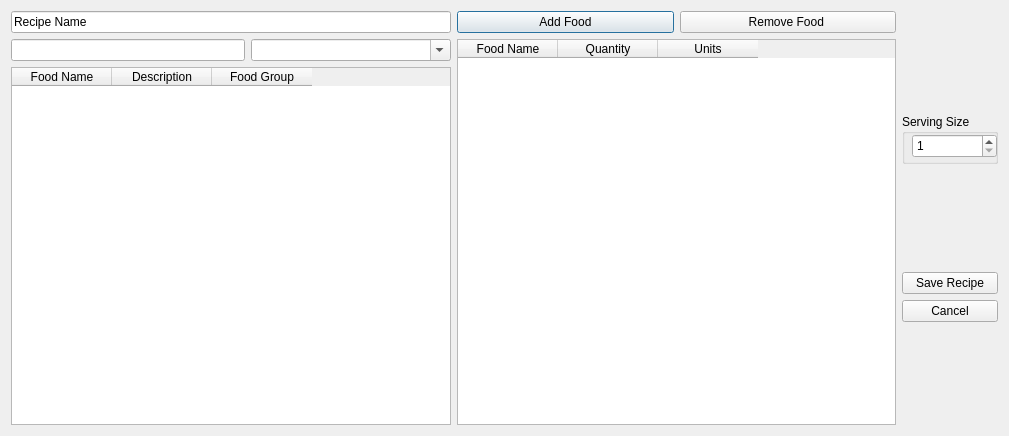
<?xml version="1.0" encoding="UTF-8"?>
<ui version="4.0">
 <class>recipeWindowDialog</class>
 <widget class="QDialog" name="recipeWindowDialog">
  <property name="geometry">
   <rect>
    <x>0</x>
    <y>0</y>
    <width>1009</width>
    <height>436</height>
   </rect>
  </property>
  <property name="windowTitle">
   <string>Dialog</string>
  </property>
  <layout class="QHBoxLayout" name="horizontalLayout">
   <item>
    <layout class="QVBoxLayout" name="queryLayout">
     <item>
      <widget class="QLineEdit" name="recipeNameLineEdit">
       <property name="text">
        <string>Recipe Name</string>
       </property>
      </widget>
     </item>
     <item>
      <layout class="QHBoxLayout" name="queryInputLayout">
       <item>
        <widget class="QLineEdit" name="queryLineEdit"/>
       </item>
       <item>
        <widget class="QComboBox" name="foodGroupComboBox">
         <property name="enabled">
          <bool>true</bool>
         </property>
         <property name="minimumSize">
          <size>
           <width>200</width>
           <height>0</height>
          </size>
         </property>
         <property name="editable">
          <bool>true</bool>
         </property>
        </widget>
       </item>
      </layout>
     </item>
     <item>
      <widget class="QTableWidget" name="resultTableWidget">
       <property name="selectionMode">
        <enum>QAbstractItemView::SingleSelection</enum>
       </property>
       <property name="selectionBehavior">
        <enum>QAbstractItemView::SelectRows</enum>
       </property>
       <property name="verticalScrollMode">
        <enum>QAbstractItemView::ScrollPerItem</enum>
       </property>
       <property name="sortingEnabled">
        <bool>true</bool>
       </property>
       <column>
        <property name="text">
         <string>Food Name</string>
        </property>
       </column>
       <column>
        <property name="text">
         <string>Description</string>
        </property>
       </column>
       <column>
        <property name="text">
         <string>Food Group</string>
        </property>
       </column>
      </widget>
     </item>
    </layout>
   </item>
   <item>
    <layout class="QVBoxLayout" name="foodRecordLayout">
     <item>
      <layout class="QHBoxLayout" name="horizontalLayout_2">
       <item>
        <widget class="QPushButton" name="removeFoodPushButton">
         <property name="text">
          <string>Add Food</string>
         </property>
        </widget>
       </item>
       <item>
        <widget class="QPushButton" name="addFoodPushButton">
         <property name="text">
          <string>Remove Food </string>
         </property>
        </widget>
       </item>
      </layout>
     </item>
     <item>
      <widget class="QTableWidget" name="recordedFoodTableWidget">
       <column>
        <property name="text">
         <string>Food Name</string>
        </property>
       </column>
       <column>
        <property name="text">
         <string>Quantity</string>
        </property>
       </column>
       <column>
        <property name="text">
         <string>Units</string>
        </property>
       </column>
      </widget>
     </item>
    </layout>
   </item>
   <item>
    <layout class="QVBoxLayout" name="verticalLayout">
     <item>
      <spacer name="verticalSpacer">
       <property name="orientation">
        <enum>Qt::Vertical</enum>
       </property>
       <property name="sizeHint" stdset="0">
        <size>
         <width>20</width>
         <height>40</height>
        </size>
       </property>
      </spacer>
     </item>
     <item>
      <widget class="QGroupBox" name="groupBox">
       <property name="minimumSize">
        <size>
         <width>0</width>
         <height>50</height>
        </size>
       </property>
       <property name="maximumSize">
        <size>
         <width>16777215</width>
         <height>50</height>
        </size>
       </property>
       <property name="title">
        <string>Serving Size</string>
       </property>
       <widget class="QSpinBox" name="spinBox">
        <property name="geometry">
         <rect>
          <x>10</x>
          <y>20</y>
          <width>85</width>
          <height>24</height>
         </rect>
        </property>
        <property name="minimum">
         <number>1</number>
        </property>
       </widget>
       <zorder>spinBox</zorder>
       <zorder>spinBox</zorder>
      </widget>
     </item>
     <item>
      <spacer name="verticalSpacer_3">
       <property name="orientation">
        <enum>Qt::Vertical</enum>
       </property>
       <property name="sizeHint" stdset="0">
        <size>
         <width>20</width>
         <height>40</height>
        </size>
       </property>
      </spacer>
     </item>
     <item>
      <widget class="QPushButton" name="pushButton">
       <property name="text">
        <string>Save Recipe</string>
       </property>
      </widget>
     </item>
     <item>
      <widget class="QPushButton" name="pushButton_3">
       <property name="text">
        <string>Cancel</string>
       </property>
      </widget>
     </item>
     <item>
      <spacer name="verticalSpacer_2">
       <property name="orientation">
        <enum>Qt::Vertical</enum>
       </property>
       <property name="sizeHint" stdset="0">
        <size>
         <width>20</width>
         <height>40</height>
        </size>
       </property>
      </spacer>
     </item>
    </layout>
   </item>
  </layout>
 </widget>
 <resources/>
 <connections/>
</ui>
